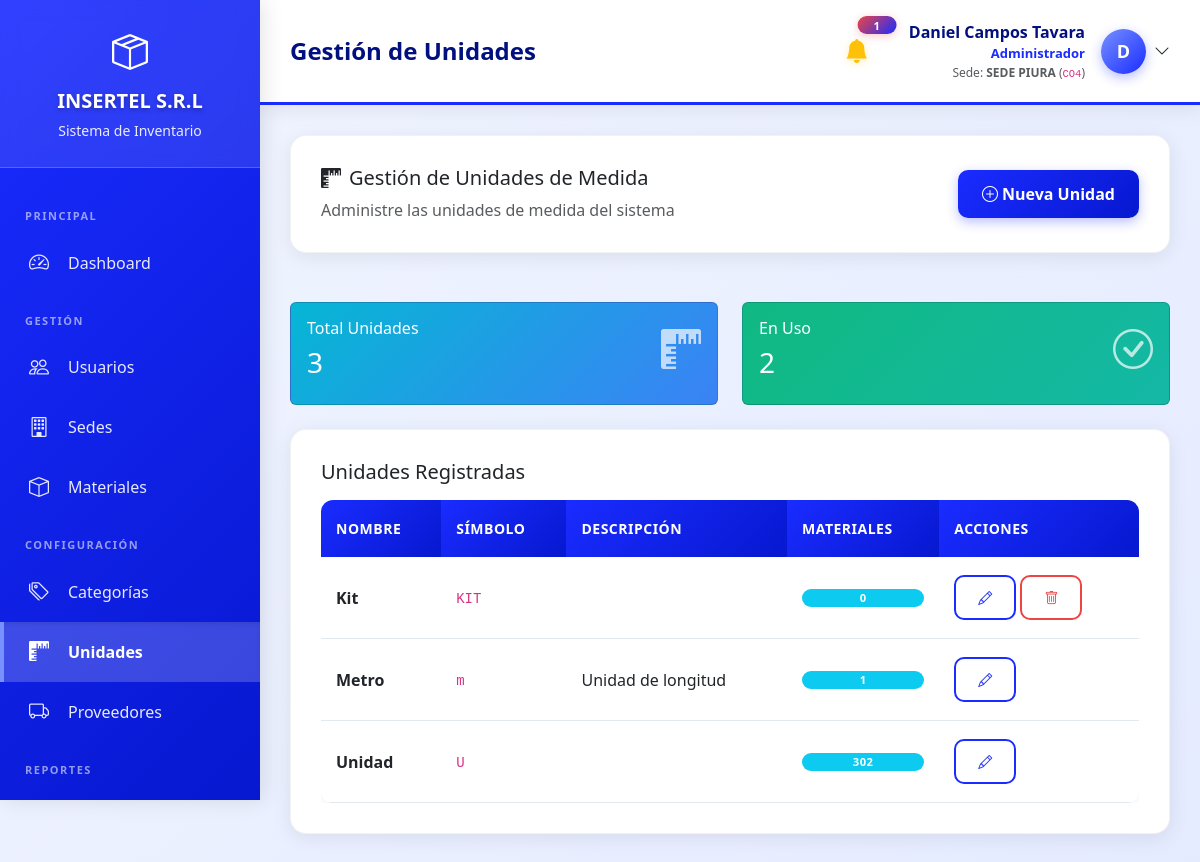
The app's page /views/admin/unidades.php (signed in), older data.
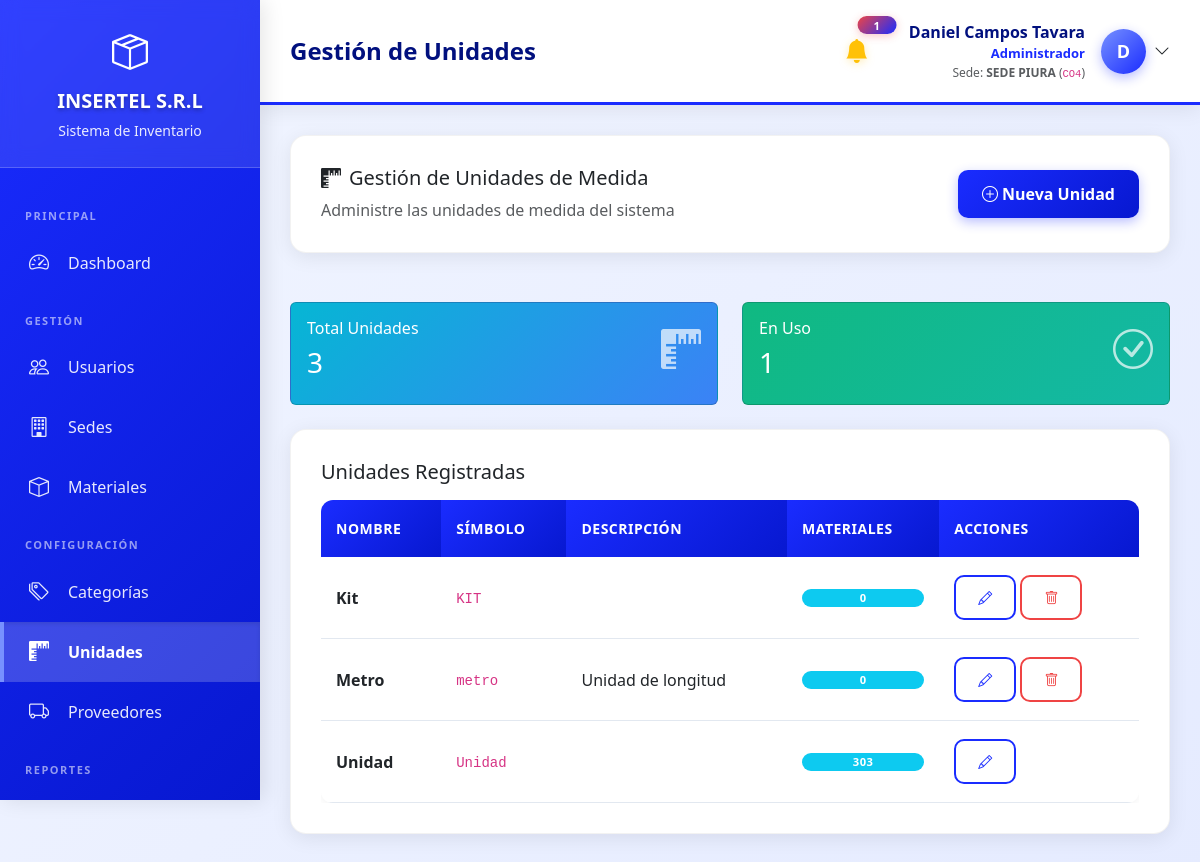
The same page, newer data.
### tables this page shows
CREATE TABLE `unidades_medida` (
  `id` int(11) NOT NULL,
  `nombre` varchar(100) NOT NULL,
  `simbolo` varchar(10) NOT NULL,
  `descripcion` text DEFAULT NULL,
  `created_at` timestamp NOT NULL DEFAULT current_timestamp(),
  `updated_at` timestamp NOT NULL DEFAULT current_timestamp() ON UPDATE current_timestamp()
);

### views/admin/unidades.php (the view, shortened to what this page needs)
<?php
$database = new Database();
$db = $database->getConnection();
$query = "SELECT u.*, COUNT(m.id) as total_materiales
          FROM unidades_medida u
          LEFT JOIN materiales m ON u.nombre COLLATE utf8mb4_unicode_ci = m.unidad COLLATE utf8mb4_unicode_ci
          GROUP BY u.id
          ORDER BY u.nombre";
$stmt = $db->query($query);
$unidades = $stmt->fetchAll(PDO::FETCH_ASSOC);
include '../layouts/header.php';
?>
<div class="row mb-4">
    <div class="col-12">
        <div class="content-card">
            <div class="d-flex justify-content-between align-items-center">
                <div>
                    <h5><i class="bi bi-rulers me-2"></i>Gestión de Unidades de Medida</h5>
                    <p class="text-muted mb-0">Administre las unidades de medida del sistema</p>
                </div>
                <button type="button" class="btn btn-primary" data-bs-toggle="modal" data-bs-target="#modalNuevaUnidad">
                    <i class="bi bi-plus-circle me-1"></i>Nueva Unidad
                </button>
            </div>
        </div>
    </div>
</div>
<div class="row mb-4">
    <div class="col-md-6">
        <div class="card bg-gradient-info text-white">
            <div class="card-body">
                <div class="d-flex justify-content-between">
                    <div>
                        <h6 class="card-title">Total Unidades</h6>
                        <h3><?php echo count($unidades); ?></h3>
                    </div>
                    <i class="bi bi-rulers" style="font-size: 2.5rem; opacity: 0.7;"></i>
                </div>
            </div>
        </div>
    </div>
    <div class="col-md-6">
        <div class="card bg-gradient-success text-white">
            <div class="card-body">
                <div class="d-flex justify-content-between">
                    <div>
                        <h6 class="card-title">En Uso</h6>
                        <h3><?php echo count(array_filter($unidades, function($u) { return $u['total_materiales'] > 0; })); ?></h3>
                    </div>
                    <i class="bi bi-check-circle" style="font-size: 2.5rem; opacity: 0.7;"></i>
                </div>
            </div>
        </div>
    </div>
</div>
<div class="row">
    <div class="col-12">
        <div class="content-card">
            <h5 class="mb-3">Unidades Registradas</h5>
            <div class="table-responsive">
                <table class="table table-hover">
                    <thead>
                        <tr>
                            <th>Nombre</th>
                            <th>Símbolo</th>
                            <th>Descripción</th>
                            <th>Materiales</th>
                            <th>Acciones</th>
                        </tr>
                    </thead>
                    <tbody>
                        <?php if (empty($unidades)): ?>
                        <tr>
                            <td colspan="5" class="text-center text-muted py-4">No hay unidades registradas</td>
                        </tr>
                        <?php else: ?>
                            <?php foreach ($unidades as $unidad): ?>
                            <tr>
                                <td><strong><?php echo $unidad['nombre']; ?></strong></td>
                                <td>
                                    <code><?php echo $unidad['simbolo']; ?></code>
                                </td>
                                <td><?php echo $unidad['descripcion'] ?? '-'; ?></td>
                                <td>
                                    <span class="badge bg-info"><?php echo $unidad['total_materiales']; ?></span>
                                </td>
                                <td>
                                    <button type="button" class="btn btn-sm btn-outline-primary"
                                            data-bs-toggle="modal" data-bs-target="#modalEditarUnidad"
                                            onclick="cargarUnidad(<?php echo htmlspecialchars(json_encode($unidad)); ?>)">
                                        <i class="bi bi-pencil"></i>
                                    </button>
                                    <?php if ($unidad['total_materiales'] == 0): ?>
                                    <button type="button" class="btn btn-sm btn-outline-danger"
                                            onclick="confirmarEliminar(<?php echo $unidad['id']; ?>, '<?php echo $unidad['nombre']; ?>')">
                                        <i class="bi bi-trash"></i>
                                    </button>
                                    <?php endif; ?>
                                </td>
                            </tr>
                            <?php endforeach; ?>
                        <?php endif; ?>
                    </tbody>
                </table>
            </div>
        </div>
    </div>
</div>
<?php include '../layouts/footer.php'; ?>

Row changes from the older to the newer data that the page shows:
changed unidades_medida "Metro": simbolo "m" → "metro"; total_materiales "1" → "0"
changed unidades_medida "Unidad": simbolo "U" → "Unidad"; total_materiales "302" → "303"
Text that changed along with them:
text no longer shown: "2"
text now shown: "1"
